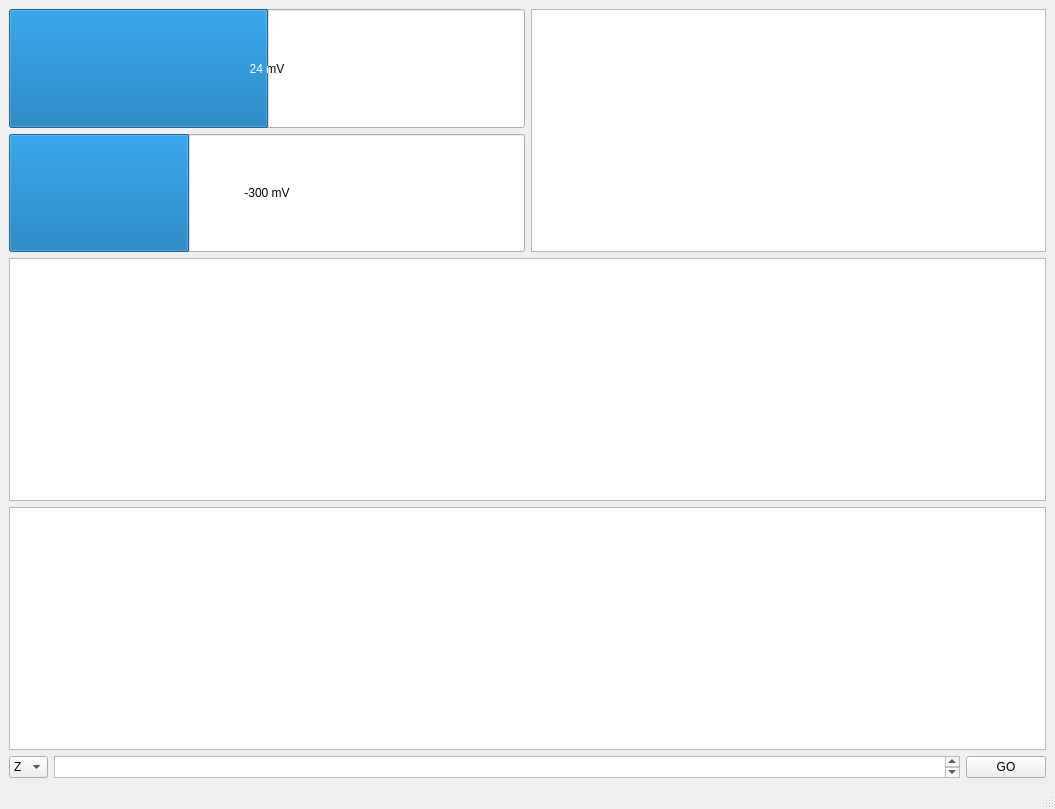
<?xml version="1.0" encoding="UTF-8"?>
<ui version="4.0">
 <class>MainWindow</class>
 <widget class="QMainWindow" name="MainWindow">
  <property name="geometry">
   <rect>
    <x>0</x>
    <y>0</y>
    <width>1055</width>
    <height>809</height>
   </rect>
  </property>
  <property name="windowTitle">
   <string>MainWindow</string>
  </property>
  <widget class="QWidget" name="centralwidget">
   <layout class="QVBoxLayout" name="verticalLayout_2">
    <item>
     <layout class="QHBoxLayout" name="horizontalLayout_2" stretch="1,1">
      <item>
       <layout class="QVBoxLayout" name="verticalLayout">
        <item>
         <widget class="QProgressBar" name="pro1">
          <property name="sizePolicy">
           <sizepolicy hsizetype="Expanding" vsizetype="MinimumExpanding">
            <horstretch>0</horstretch>
            <verstretch>0</verstretch>
           </sizepolicy>
          </property>
          <property name="minimum">
           <number>-5000</number>
          </property>
          <property name="maximum">
           <number>5000</number>
          </property>
          <property name="value">
           <number>24</number>
          </property>
          <property name="textVisible">
           <bool>true</bool>
          </property>
          <property name="invertedAppearance">
           <bool>false</bool>
          </property>
          <property name="textDirection">
           <enum>QProgressBar::TopToBottom</enum>
          </property>
          <property name="format">
           <string>%v mV</string>
          </property>
         </widget>
        </item>
        <item>
         <widget class="QProgressBar" name="pro2">
          <property name="sizePolicy">
           <sizepolicy hsizetype="Expanding" vsizetype="MinimumExpanding">
            <horstretch>2</horstretch>
            <verstretch>0</verstretch>
           </sizepolicy>
          </property>
          <property name="minimum">
           <number>-1000</number>
          </property>
          <property name="maximum">
           <number>1000</number>
          </property>
          <property name="value">
           <number>-300</number>
          </property>
          <property name="format">
           <string>%v mV</string>
          </property>
         </widget>
        </item>
       </layout>
      </item>
      <item>
       <widget class="PlotWidget" name="grafomini">
        <property name="sizePolicy">
         <sizepolicy hsizetype="Expanding" vsizetype="Expanding">
          <horstretch>1</horstretch>
          <verstretch>0</verstretch>
         </sizepolicy>
        </property>
       </widget>
      </item>
     </layout>
    </item>
    <item>
     <widget class="PlotWidget" name="grafomaxi"/>
    </item>
    <item>
     <layout class="QHBoxLayout" name="horizontalLayout_3" stretch="2">
      <item>
       <widget class="PlotWidget" name="grafo"/>
      </item>
     </layout>
    </item>
    <item>
     <layout class="QHBoxLayout" name="horizontalLayout">
      <property name="sizeConstraint">
       <enum>QLayout::SetDefaultConstraint</enum>
      </property>
      <item>
       <widget class="QComboBox" name="cmd">
        <property name="sizePolicy">
         <sizepolicy hsizetype="Preferred" vsizetype="Minimum">
          <horstretch>0</horstretch>
          <verstretch>0</verstretch>
         </sizepolicy>
        </property>
        <item>
         <property name="text">
          <string>Z</string>
         </property>
        </item>
        <item>
         <property name="text">
          <string>D</string>
         </property>
        </item>
        <item>
         <property name="text">
          <string>P</string>
         </property>
        </item>
        <item>
         <property name="text">
          <string>K</string>
         </property>
        </item>
        <item>
         <property name="text">
          <string>s</string>
         </property>
        </item>
        <item>
         <property name="text">
          <string>g</string>
         </property>
        </item>
        <item>
         <property name="text">
          <string>8</string>
         </property>
        </item>
       </widget>
      </item>
      <item>
       <widget class="QPlainTextEdit" name="cpar">
        <property name="sizePolicy">
         <sizepolicy hsizetype="Expanding" vsizetype="Minimum">
          <horstretch>0</horstretch>
          <verstretch>0</verstretch>
         </sizepolicy>
        </property>
        <property name="minimumSize">
         <size>
          <width>0</width>
          <height>20</height>
         </size>
        </property>
       </widget>
      </item>
      <item>
       <widget class="QPushButton" name="butDo">
        <property name="sizePolicy">
         <sizepolicy hsizetype="Minimum" vsizetype="Fixed">
          <horstretch>0</horstretch>
          <verstretch>0</verstretch>
         </sizepolicy>
        </property>
        <property name="text">
         <string>GO</string>
        </property>
       </widget>
      </item>
     </layout>
    </item>
   </layout>
  </widget>
  <widget class="QMenuBar" name="menubar">
   <property name="geometry">
    <rect>
     <x>0</x>
     <y>0</y>
     <width>1055</width>
     <height>25</height>
    </rect>
   </property>
  </widget>
  <widget class="QStatusBar" name="statusbar"/>
 </widget>
 <customwidgets>
  <customwidget>
   <class>PlotWidget</class>
   <extends>QGraphicsView</extends>
   <header>pyqtgraph</header>
  </customwidget>
 </customwidgets>
 <resources/>
 <connections/>
</ui>
